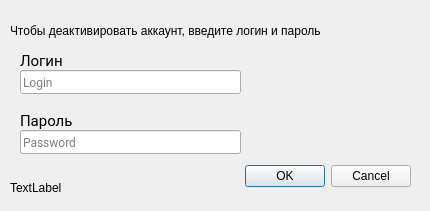
<?xml version="1.0" encoding="UTF-8"?>
<ui version="4.0">
 <class>DeleteAccout</class>
 <widget class="QDialog" name="DeleteAccout">
  <property name="geometry">
   <rect>
    <x>0</x>
    <y>0</y>
    <width>430</width>
    <height>211</height>
   </rect>
  </property>
  <property name="windowTitle">
   <string>Подтвердите, что это Ваш аккаунт</string>
  </property>
  <widget class="QDialogButtonBox" name="buttonBox">
   <property name="geometry">
    <rect>
     <x>70</x>
     <y>160</y>
     <width>341</width>
     <height>32</height>
    </rect>
   </property>
   <property name="orientation">
    <enum>Qt::Horizontal</enum>
   </property>
   <property name="standardButtons">
    <set>QDialogButtonBox::Cancel|QDialogButtonBox::Ok</set>
   </property>
  </widget>
  <widget class="QLabel" name="label">
   <property name="geometry">
    <rect>
     <x>10</x>
     <y>10</y>
     <width>371</width>
     <height>41</height>
    </rect>
   </property>
   <property name="text">
    <string>Чтобы деактивировать аккаунт, введите логин и пароль</string>
   </property>
  </widget>
  <widget class="QLabel" name="password_label">
   <property name="geometry">
    <rect>
     <x>20</x>
     <y>110</y>
     <width>71</width>
     <height>21</height>
    </rect>
   </property>
   <property name="font">
    <font>
     <family>Roboto</family>
     <pointsize>11</pointsize>
    </font>
   </property>
   <property name="text">
    <string>Пароль</string>
   </property>
  </widget>
  <widget class="QLineEdit" name="password_del">
   <property name="geometry">
    <rect>
     <x>20</x>
     <y>130</y>
     <width>221</width>
     <height>24</height>
    </rect>
   </property>
   <property name="font">
    <font>
     <family>Roboto</family>
    </font>
   </property>
   <property name="echoMode">
    <enum>QLineEdit::Password</enum>
   </property>
   <property name="placeholderText">
    <string>Password</string>
   </property>
  </widget>
  <widget class="QLineEdit" name="login_del">
   <property name="geometry">
    <rect>
     <x>20</x>
     <y>70</y>
     <width>221</width>
     <height>24</height>
    </rect>
   </property>
   <property name="font">
    <font>
     <family>Roboto</family>
    </font>
   </property>
   <property name="placeholderText">
    <string>Login</string>
   </property>
  </widget>
  <widget class="QLabel" name="login_label">
   <property name="geometry">
    <rect>
     <x>20</x>
     <y>50</y>
     <width>71</width>
     <height>21</height>
    </rect>
   </property>
   <property name="font">
    <font>
     <family>Roboto</family>
     <pointsize>11</pointsize>
    </font>
   </property>
   <property name="text">
    <string>Логин</string>
   </property>
  </widget>
  <widget class="QLabel" name="err_mes">
   <property name="geometry">
    <rect>
     <x>10</x>
     <y>180</y>
     <width>91</width>
     <height>16</height>
    </rect>
   </property>
   <property name="text">
    <string>TextLabel</string>
   </property>
  </widget>
 </widget>
 <resources/>
 <connections>
  <connection>
   <sender>buttonBox</sender>
   <signal>accepted()</signal>
   <receiver>DeleteAccout</receiver>
   <slot>accept()</slot>
   <hints>
    <hint type="sourcelabel">
     <x>248</x>
     <y>254</y>
    </hint>
    <hint type="destinationlabel">
     <x>157</x>
     <y>274</y>
    </hint>
   </hints>
  </connection>
  <connection>
   <sender>buttonBox</sender>
   <signal>rejected()</signal>
   <receiver>DeleteAccout</receiver>
   <slot>reject()</slot>
   <hints>
    <hint type="sourcelabel">
     <x>316</x>
     <y>260</y>
    </hint>
    <hint type="destinationlabel">
     <x>286</x>
     <y>274</y>
    </hint>
   </hints>
  </connection>
 </connections>
</ui>
